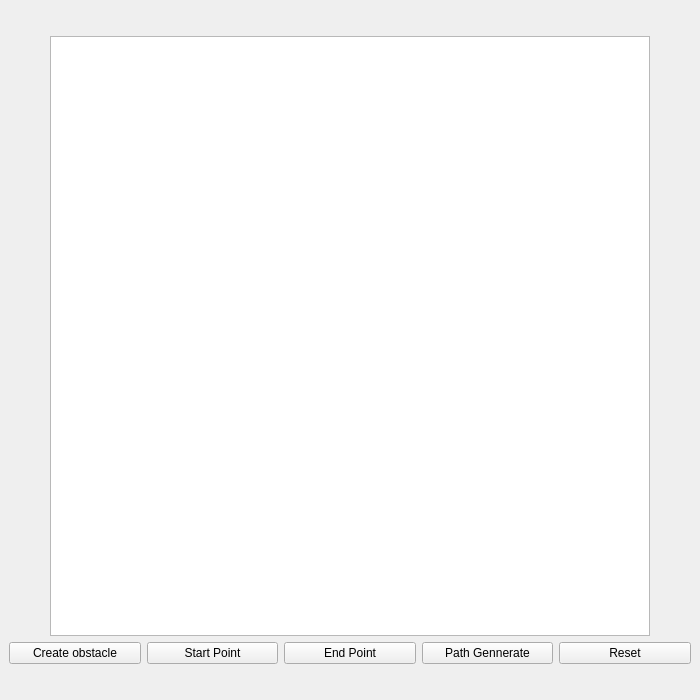
<?xml version="1.0" encoding="UTF-8"?>
<ui version="4.0">
 <class>MainWindow</class>
 <widget class="QMainWindow" name="MainWindow">
  <property name="geometry">
   <rect>
    <x>0</x>
    <y>0</y>
    <width>700</width>
    <height>700</height>
   </rect>
  </property>
  <property name="sizePolicy">
   <sizepolicy hsizetype="Maximum" vsizetype="Maximum">
    <horstretch>0</horstretch>
    <verstretch>0</verstretch>
   </sizepolicy>
  </property>
  <property name="minimumSize">
   <size>
    <width>0</width>
    <height>0</height>
   </size>
  </property>
  <property name="maximumSize">
   <size>
    <width>700</width>
    <height>700</height>
   </size>
  </property>
  <property name="windowTitle">
   <string>MainWindow</string>
  </property>
  <widget class="QWidget" name="centralwidget">
   <property name="minimumSize">
    <size>
     <width>600</width>
     <height>600</height>
    </size>
   </property>
   <property name="maximumSize">
    <size>
     <width>700</width>
     <height>700</height>
    </size>
   </property>
   <layout class="QVBoxLayout" name="verticalLayout_2">
    <item>
     <layout class="QVBoxLayout" name="verticalLayout">
      <item>
       <layout class="QHBoxLayout" name="horizontalLayout_2">
        <item>
         <widget class="QGraphicsView" name="View">
          <property name="minimumSize">
           <size>
            <width>600</width>
            <height>600</height>
           </size>
          </property>
          <property name="maximumSize">
           <size>
            <width>600</width>
            <height>600</height>
           </size>
          </property>
         </widget>
        </item>
       </layout>
      </item>
      <item>
       <layout class="QHBoxLayout" name="horizontalLayout">
        <item>
         <widget class="QPushButton" name="Create_obstacle">
          <property name="text">
           <string>Create obstacle</string>
          </property>
         </widget>
        </item>
        <item>
         <widget class="QPushButton" name="BstartPoint">
          <property name="text">
           <string>Start Point</string>
          </property>
         </widget>
        </item>
        <item>
         <widget class="QPushButton" name="BendPoint">
          <property name="text">
           <string>End Point</string>
          </property>
         </widget>
        </item>
        <item>
         <widget class="QPushButton" name="BGenerate">
          <property name="text">
           <string>Path Gennerate</string>
          </property>
         </widget>
        </item>
        <item>
         <widget class="QPushButton" name="BReset">
          <property name="text">
           <string>Reset</string>
          </property>
         </widget>
        </item>
       </layout>
      </item>
     </layout>
    </item>
   </layout>
  </widget>
 </widget>
 <resources/>
 <connections/>
</ui>
